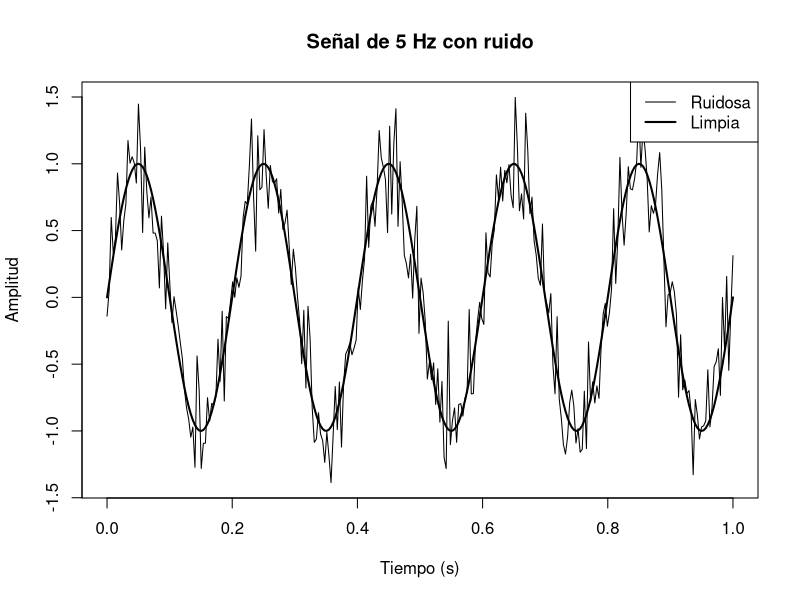

Source code (R):
# scripts/02_senal_con_ruido.R
# Señal limpia + ruido gaussiano

dir.create("datos", showWarnings = FALSE)
dir.create("figuras", showWarnings = FALSE)

set.seed(123)

tiempo <- seq(0, 1, length.out = 300)
frecuencia <- 5

senal_limpia <- sin(2 * pi * frecuencia * tiempo)
ruido <- rnorm(length(tiempo), mean = 0, sd = 0.25)

senal_ruidosa <- senal_limpia + ruido

datos <- data.frame(
  tiempo = tiempo,
  senal_limpia = senal_limpia,
  senal_ruidosa = senal_ruidosa
)

write.csv(datos, "datos/senal_ruidosa.csv", row.names = FALSE)

png("figuras/senal_con_ruido.png", width = 900, height = 500)

plot(
  tiempo, senal_ruidosa,
  type = "l",
  main = "Señal de 5 Hz con ruido",
  xlab = "Tiempo (s)",
  ylab = "Amplitud"
)

lines(tiempo, senal_limpia, lwd = 2)

legend(
  "topright",
  legend = c("Ruidosa", "Limpia"),
  lwd = c(1, 2)
)

dev.off()

summary(datos)
